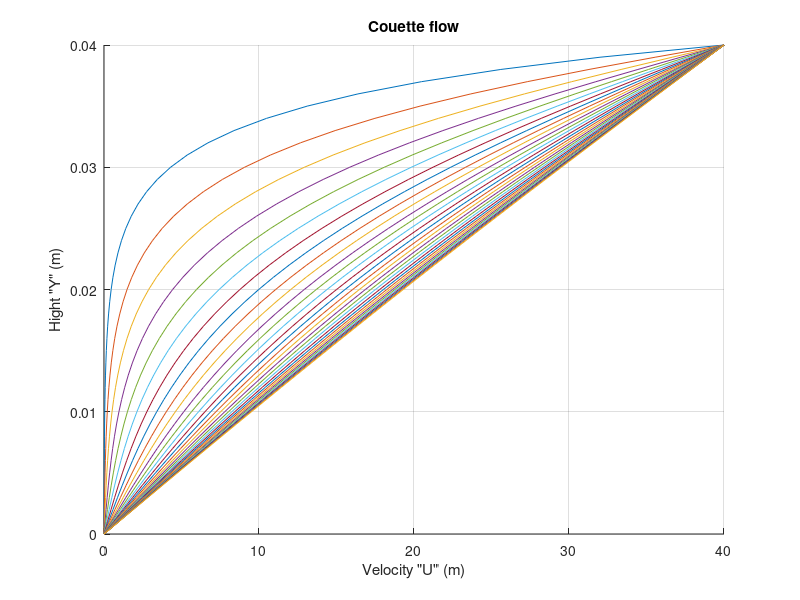

MATLAB code to generate this figure:
clc,
clear all,
close all,

mu = 2e-4;       % Dynamic Viscosity
Ut = 40;     % Upper Plate Velocity (m/s)
H = 0.04;       % Plates Spacing (m)
dt = 0.1;       % Time Step (sec.)
dy = 0.001;     % Distance Step (m)
T = 3;          % Required Solution Time (sec.)
Bu = [0 40];    % Boundary Conditions [U(0,t) U(H,t)]
Iu = [0 40];    % Initial Conditions [U(0,0) U(H,0)]

D = mu*dt/dy^2;  % Diffusion Factor
j_max = floor(T/dt+1); % Number of time nodes
i_max = floor(H/dy+1); % Number of space nodes
%%
for t = 1:j_max
    for i = 1:i_max
       if t==1
          B = zeros(i_max,1);
          B(end) = Bu(2);
       else
          B = U{t-1};
       end
       A = zeros(i_max,i_max);
       for j = 1:i_max
           if j == 1
               A(j,j)=1;
           elseif j == i_max
               A(j,j)=1;
           else
               A(j,j-1) = -D;
               A(j,j) = 1+2*D;
               A(j,j+1) = -D;
           end
           
       end
       U{t} = inv(A)*B;
    end
end

%% Plots
figure
hold on
grid on
for j = 1:j_max
plot(U{j},0:dy:dy*(i_max-1))
end
xlabel('Velocity "U" (m)')
ylabel('Hight "Y" (m)')
title('Couette flow')